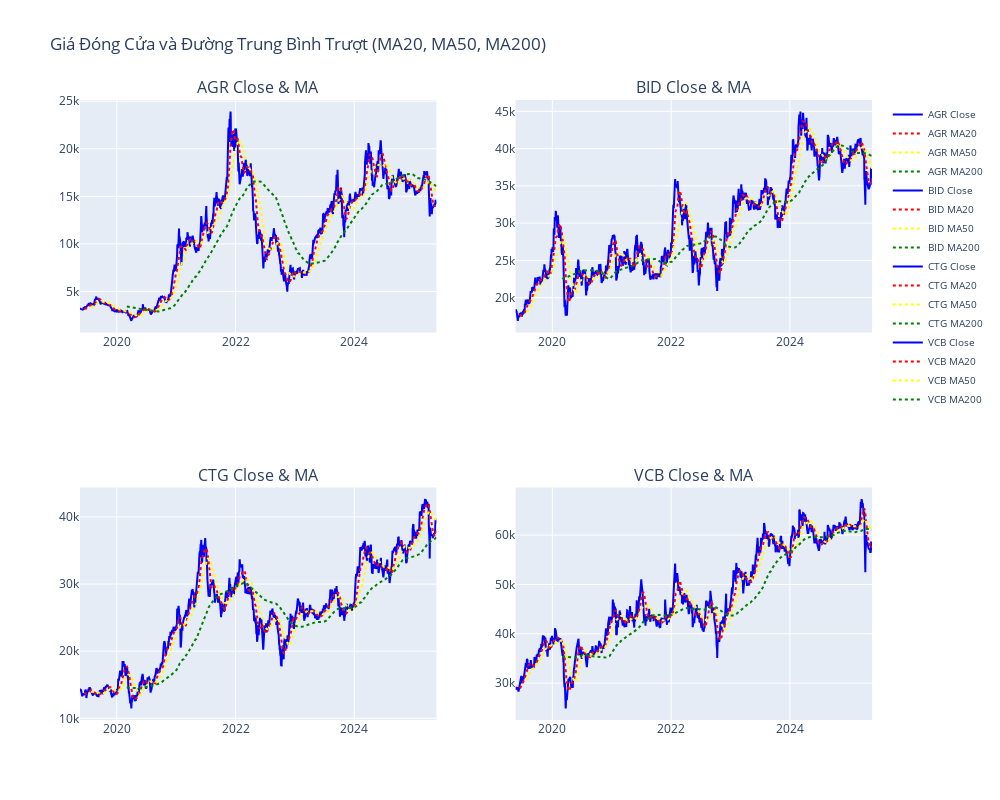

The notebook cell saved with this chart:
### Markdown cell above
### Moving Average (MA) 
Moving Average (MA) hay còn được gọi là đường trung bình động, là đường nối tất cả mức giá đóng cửa trung bình trong N chu kỳ, với N được chọn trước.

### Code cell
stocks = {'AGR': AGR, 'BID': BID, 'CTG': CTG, 'VCB': VCB}
ma_days = [20, 50, 200]


# Tính MA cho từng cổ phiếu
for name, df in stocks.items():
    for ma in ma_days:
        df[f'MA{ma}'] = df['close'].rolling(window=ma).mean()

fig = make_subplots(rows=2, cols=2, 
                    subplot_titles=[f"{name} Close & MA" for name in stocks.keys()],
                    shared_xaxes=False)

positions = {'AGR': (1, 1), 'BID': (1, 2), 'CTG': (2, 1), 'VCB': (2, 2)}

ma_colors = {20: 'red', 50: 'yellow', 200: 'green'}

for name, df in stocks.items():
    r, c = positions[name]

    # Giá close
    fig.add_trace(go.Scatter(x=df['time'], y=df['close'], mode='lines', name=f'{name} Close',
                             line=dict(color='blue')), row=r, col=c)

    # Các đường MA
    for ma in ma_days:
        fig.add_trace(go.Scatter(
            x=df['time'], y=df[f'MA{ma}'], mode='lines',
            name=f'{name} MA{ma}', line=dict(dash='dot', color=ma_colors[ma])
        ), row=r, col=c)

fig.update_layout(
    height=800, width=1000,
    title_text="Giá Đóng Cửa và Đường Trung Bình Trượt (MA20, MA50, MA200)",
    legend=dict(font=dict(size=10)),
    hovermode='x unified'
)

fig.show()

### Figure 1 — Plotly figure (JSON) as saved in the notebook; plotly's stock layout.template omitted (floating-point values rounded to 4 significant figures; data arrays with more than 128 entries replaced by an {"elided": "..."} marker saying what was removed)
{"data": [{"line": {"color": "blue"}, "mode": "lines", "name": "AGR Close", "type": "scatter", "x": {"elided": "1502 str values"}, "xaxis": "x", "y": {"elided": "1502 int values"}, "yaxis": "y"}, {"line": {"color": "red", "dash": "dot"}, "mode": "lines", "name": "AGR MA20", "type": "scatter", "x": {"elided": "1502 str values"}, "xaxis": "x", "y": {"elided": "1502 float values"}, "yaxis": "y"}, {"line": {"color": "yellow", "dash": "dot"}, "mode": "lines", "name": "AGR MA50", "type": "scatter", "x": {"elided": "1502 str values"}, "xaxis": "x", "y": {"elided": "1502 float values"}, "yaxis": "y"}, {"line": {"color": "green", "dash": "dot"}, "mode": "lines", "name": "AGR MA200", "type": "scatter", "x": {"elided": "1502 str values"}, "xaxis": "x", "y": {"elided": "1502 float values"}, "yaxis": "y"}, {"line": {"color": "blue"}, "mode": "lines", "name": "BID Close", "type": "scatter", "x": {"elided": "1502 str values"}, "xaxis": "x2", "y": {"elided": "1502 int values"}, "yaxis": "y2"}, {"line": {"color": "red", "dash": "dot"}, "mode": "lines", "name": "BID MA20", "type": "scatter", "x": {"elided": "1502 str values"}, "xaxis": "x2", "y": {"elided": "1502 float values"}, "yaxis": "y2"}, {"line": {"color": "yellow", "dash": "dot"}, "mode": "lines", "name": "BID MA50", "type": "scatter", "x": {"elided": "1502 str values"}, "xaxis": "x2", "y": {"elided": "1502 float values"}, "yaxis": "y2"}, {"line": {"color": "green", "dash": "dot"}, "mode": "lines", "name": "BID MA200", "type": "scatter", "x": {"elided": "1502 str values"}, "xaxis": "x2", "y": {"elided": "1502 float values"}, "yaxis": "y2"}, {"line": {"color": "blue"}, "mode": "lines", "name": "CTG Close", "type": "scatter", "x": {"elided": "1502 str values"}, "xaxis": "x3", "y": {"elided": "1502 int values"}, "yaxis": "y3"}, {"line": {"color": "red", "dash": "dot"}, "mode": "lines", "name": "CTG MA20", "type": "scatter", "x": {"elided": "1502 str values"}, "xaxis": "x3", "y": {"elided": "1502 float values"}, "yaxis": "y3"}, {"line": {"color": "yellow", "dash": "dot"}, "mode": "lines", "name": "CTG MA50", "type": "scatter", "x": {"elided": "1502 str values"}, "xaxis": "x3", "y": {"elided": "1502 float values"}, "yaxis": "y3"}, {"line": {"color": "green", "dash": "dot"}, "mode": "lines", "name": "CTG MA200", "type": "scatter", "x": {"elided": "1502 str values"}, "xaxis": "x3", "y": {"elided": "1502 float values"}, "yaxis": "y3"}, {"line": {"color": "blue"}, "mode": "lines", "name": "VCB Close", "type": "scatter", "x": {"elided": "1502 str values"}, "xaxis": "x4", "y": {"elided": "1502 int values"}, "yaxis": "y4"}, {"line": {"color": "red", "dash": "dot"}, "mode": "lines", "name": "VCB MA20", "type": "scatter", "x": {"elided": "1502 str values"}, "xaxis": "x4", "y": {"elided": "1502 float values"}, "yaxis": "y4"}, {"line": {"color": "yellow", "dash": "dot"}, "mode": "lines", "name": "VCB MA50", "type": "scatter", "x": {"elided": "1502 str values"}, "xaxis": "x4", "y": {"elided": "1502 float values"}, "yaxis": "y4"}, {"line": {"color": "green", "dash": "dot"}, "mode": "lines", "name": "VCB MA200", "type": "scatter", "x": {"elided": "1502 str values"}, "xaxis": "x4", "y": {"elided": "1502 float values"}, "yaxis": "y4"}], "layout": {"annotations": [{"font": {"size": 16}, "showarrow": false, "text": "AGR Close & MA", "x": 0.225, "xanchor": "center", "xref": "paper", "y": 1, "yanchor": "bottom", "yref": "paper"}, {"font": {"size": 16}, "showarrow": false, "text": "BID Close & MA", "x": 0.775, "xanchor": "center", "xref": "paper", "y": 1, "yanchor": "bottom", "yref": "paper"}, {"font": {"size": 16}, "showarrow": false, "text": "CTG Close & MA", "x": 0.225, "xanchor": "center", "xref": "paper", "y": 0.375, "yanchor": "bottom", "yref": "paper"}, {"font": {"size": 16}, "showarrow": false, "text": "VCB Close & MA", "x": 0.775, "xanchor": "center", "xref": "paper", "y": 0.375, "yanchor": "bottom", "yref": "paper"}], "height": 800, "hovermode": "x unified", "legend": {"font": {"size": 10}}, "title": {"text": "Giá Đóng Cửa và Đường Trung Bình Trượt (MA20, MA50, MA200)"}, "width": 1000, "xaxis": {"anchor": "y", "domain": [0, 0.45]}, "xaxis2": {"anchor": "y2", "domain": [0.55, 1]}, "xaxis3": {"anchor": "y3", "domain": [0, 0.45]}, "xaxis4": {"anchor": "y4", "domain": [0.55, 1]}, "yaxis": {"anchor": "x", "domain": [0.625, 1]}, "yaxis2": {"anchor": "x2", "domain": [0.625, 1]}, "yaxis3": {"anchor": "x3", "domain": [0, 0.375]}, "yaxis4": {"anchor": "x4", "domain": [0, 0.375]}}}
